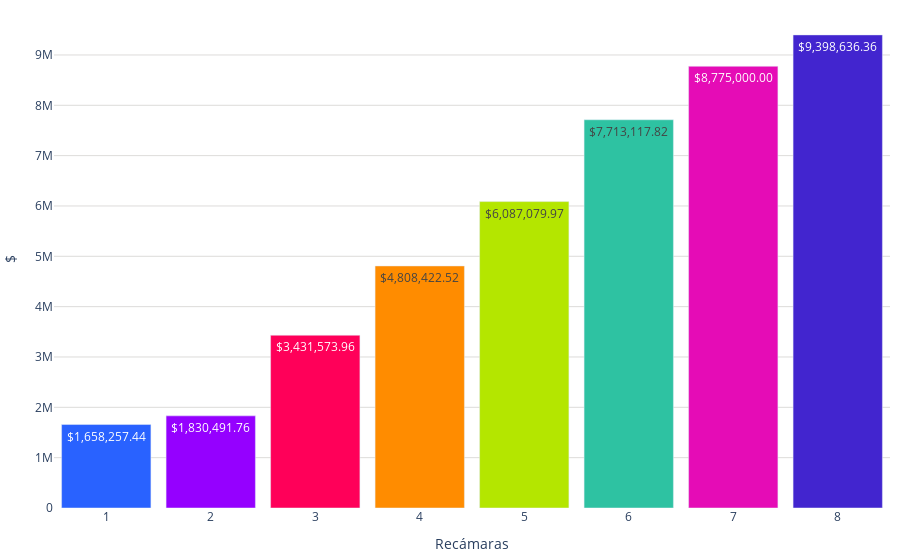

Notebook cell for this chart:
### Code cell
import pandas as pd
import plotly.graph_objects as go
import locale

# Establecer configuración regional para el formato de precios
locale.setlocale(locale.LC_ALL, '')

# Definir función para formatear precios
def format_price(price):
    return locale.currency(price, grouping=True)

# Crear una lista de etiquetas para el eje x
etiquetas = [str(recamaras) if recamaras != 16 else '16+' for recamaras in promedios['Recamaras']]

# Obtener los precios y el número de recámaras
precios = promedios['precio']

# Crear el texto con los precios formateados
text_precios = [format_price(precio) for precio in precios]

colores = ['#2962ff', '#9500ff', '#ff0059', '#ff8c00', '#b4e600', '#2EC2A2','#E50CB6','#4225CF','#2CBA4D','#2962ff', '#9500ff', '#ff0059']

fig = go.Figure()
fig.add_trace(go.Bar(
    x=etiquetas,
    y=precios,
    text=text_precios,
    marker_color=colores,
    textposition='auto' 
))
fig.update_layout(
    #title='Precio promedio por número de baños',
    xaxis=dict(title='Recámaras'),
    yaxis=dict(title='$', gridcolor='#dddcda', ),
    bargap=0.1,
    bargroupgap=0.05,
    plot_bgcolor='rgba(0,0,0,0)',
    margin=dict(l=10, r=10, t=10, b=10),  # Ajusta los márgenes (left, right, top, bottom)        
)

fig.show()

### Figure 1 — Plotly figure (JSON) as saved in the notebook; plotly's stock layout.template omitted (floating-point values rounded to 4 significant figures)
{"data": [{"marker": {"color": ["#2962ff", "#9500ff", "#ff0059", "#ff8c00", "#b4e600", "#2EC2A2", "#E50CB6", "#4225CF", "#2CBA4D", "#2962ff", "#9500ff", "#ff0059"]}, "text": ["$1,658,257.44", "$1,830,491.76", "$3,431,573.96", "$4,808,422.52", "$6,087,079.97", "$7,713,117.82", "$8,775,000.00", "$9,398,636.36"], "textposition": "auto", "type": "bar", "x": ["1", "2", "3", "4", "5", "6", "7", "8"], "y": [1658000.0, 1830000.0, 3432000.0, 4808000.0, 6087000.0, 7713000.0, 8775000, 9399000.0]}], "layout": {"bargap": 0.1, "bargroupgap": 0.05, "margin": {"b": 10, "l": 10, "r": 10, "t": 10}, "plot_bgcolor": "rgba(0,0,0,0)", "xaxis": {"title": {"text": "Recámaras"}}, "yaxis": {"gridcolor": "#dddcda", "title": {"text": "$"}}}}
